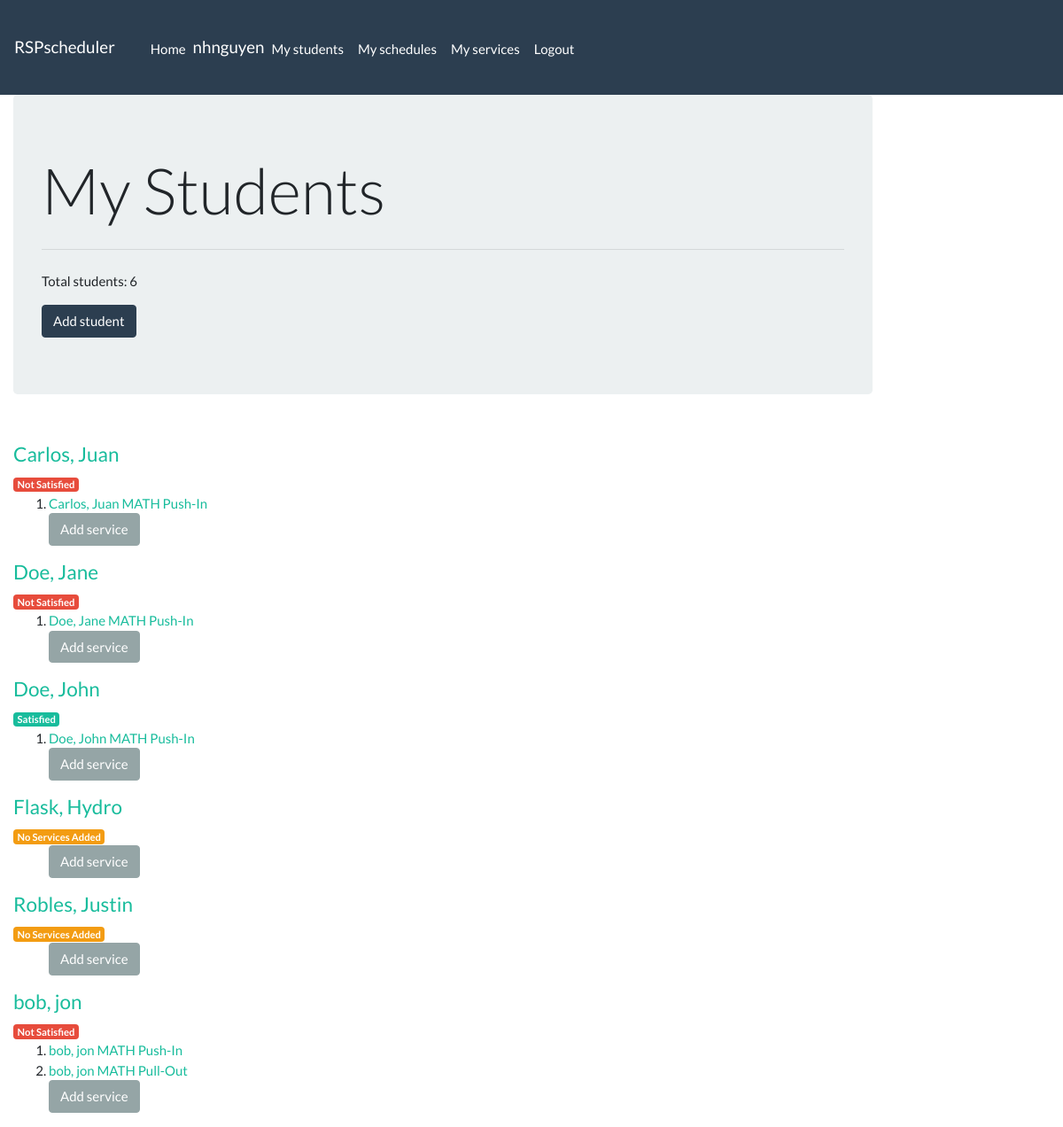
The app's page /app/studentlist/ (signed in), older data.
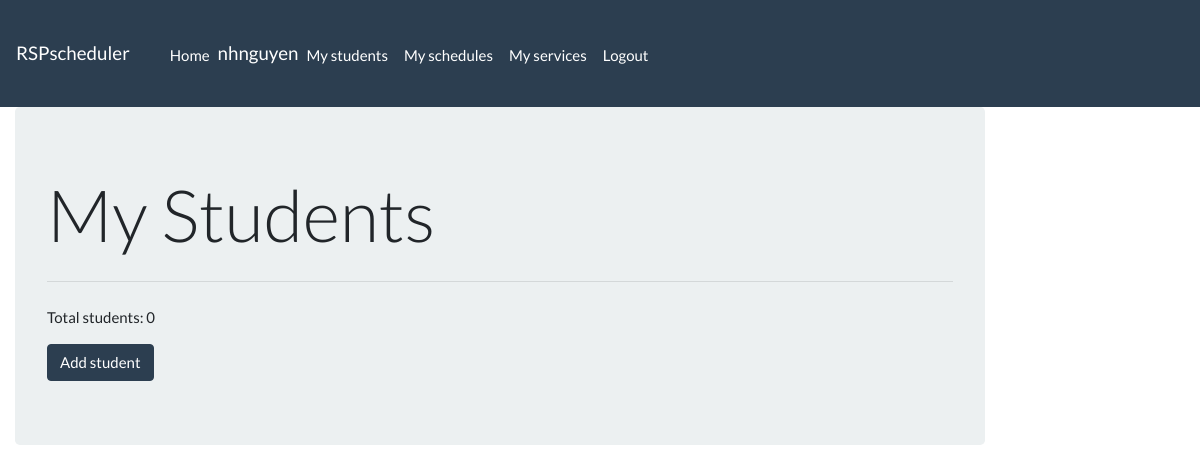
The same page, newer data.
### app/models.py (models this page shows)
class Student(models.Model):
    first_name = models.CharField(max_length=20, help_text='Enter First Name')
    middle_name = models.CharField(max_length=20, null=True, blank=True, help_text='Enter Middle Name')
    last_name = models.CharField(max_length=20, help_text='Enter Last Name')
    teacher = models.ForeignKey(User, on_delete=models.CASCADE, null=True)
    serviced = models.BooleanField(default=False, help_text='Check if the services for this student have been completed')
    id = models.UUIDField(primary_key=True, default=uuid.uuid4, help_text='Unique ID for this student')
    class Meta:
        ordering = ['last_name', 'first_name']
    def __str__(self):
        return f'{self.last_name}, {self.first_name}'
    def get_absolute_url(self):
        return reverse('student-detail', args=[str(self.id)])
    @property
    def is_serviced(self):
        for service in self.services.all():
            if not service.is_satisfied:
                return False
        return True

class Service(models.Model):
    student = models.ForeignKey('Student', related_name='services', on_delete=models.SET_NULL, null=True)
    SUBJECTS = (
        ('MATH', 'Math'),
        ('ELA', 'ELA')
        )
    subject = models.CharField(
        max_length=4,
        choices=SUBJECTS,
        default=None,
        help_text='Subject'
        )
    SERVICES = (
        ('Push-In', 'Push-In'),
        ('Pull-Out', 'Pull-Out')
        )
    service_type = models.CharField(
        max_length=8,
        choices=SERVICES,
        default=None,
        help_text='Service type'
        )
    total_time_req = models.IntegerField(help_text='Enter total time required')
    satisfied = models.BooleanField(help_text='Check if this service has been satisfied')
    def __str__(self):
        return f'{str(self.student)}\n{self.subject} {self.service_type}'
    def get_absolute_url(self):
        return reverse('service-detail', args=[str(self.id)])
    @property
    def is_satisfied(self):
        allocated_time= 0
        for serviceinstance in self.stud_serviceinstances.all():
            if serviceinstance.scheduled_for.active:
                if serviceinstance.duration:
                    allocated_time += serviceinstance.duration
        return allocated_time >= self.total_time_req

### app/views.py (the view)
# urls.py: path('studentlist/', staff_member_required(views.StudentListView.as_view()), name='student-list'),
class StudentListView(LoginRequiredMixin, generic.ListView):
    login_url = '/accounts/login/'
    model = Student
    def get_queryset(self):
        return Student.objects.filter(teacher=self.request.user)

### app/models.py (called while the page is built)
    @property
    def duration(self):
        if self.time_start != None and self.time_end != None:   # check because time_start and time_end can be blank
            start = timedelta(hours=self.time_start.hour, minutes=self.time_start.minute, seconds=self.time_start.second)
            end = timedelta(hours=self.time_end.hour, minutes=self.time_end.minute, seconds=self.time_end.second)
            if start.seconds // 3600 >= 12:
                start = timedelta(hours=((start.seconds//3600) - 12), minutes=((start.seconds%3600)//60), seconds=start.seconds%60)
            if end.seconds // 3600 >= 12:
                end = timedelta(hours=((end.seconds//3600) - 12), minutes=((end.seconds%3600)//60), seconds=end.seconds%60)
            time = end - start
            duration = abs(int(time.total_seconds() / 60))
            return duration

### app/templates/app/student_list.html
{% extends "base_template.html" %}
{% block content %}
    <div class="jumbotron">
        <h1 class="display-3">My Students</h1>
        <hr class="my-4">
        <p>Total students: {{student_list|length}}</p>
        <form action="{% url 'create-student'%}">
            <button type="submit" class="btn btn-primary">Add student</button>
        </form>
    </div>
    <br>
    {% if student_list %}
        {% for student in student_list %}
            <h4><a href="{{ student.get_absolute_url }}">{{student}}</a></h4>
            {% if student.services.all|length == 0 %}
                <span class="badge badge-warning">No Services Added</span>
            {% elif student.is_serviced %}
                <span class="badge badge-success">Satisfied</span>
            {% else %}
                <span class="badge badge-danger">Not Satisfied</span>
            {% endif %}
            <ol>
                {% for service in student.services.all %}
                    <li>
                        <a href="{{service.get_absolute_url}}">{{service}}</a>
                    </li>
                {% endfor %}
                {% if student.services.count < 4 %}
                    <form action="{% url 'create-service' student.id %}">
                        <button type="submit" class="btn btn-secondary">Add service</button>
                    </form>
                {% endif %}
            </ol>
        {% endfor %}
    {% endif %}
{% endblock %}

Row changes from the older to the newer data that the page shows:
removed Student: last_name+first_name "Carlos, Juan", shows "Not Satisfied", shows "Add service"
removed Service: student+subject+service_type "Carlos, Juan MATH Push-In", shown under "Carlos, Juan"
removed Student: last_name+first_name "Doe, Jane", shows "Not Satisfied", shows "Add service"
removed Service: student+subject+service_type "Doe, Jane MATH Push-In", shown under "Doe, Jane"
removed Student: last_name+first_name "Doe, John", shows "Satisfied", shows "Add service"
removed Service: student+subject+service_type "Doe, John MATH Push-In", shown under "Doe, John"
removed Student: last_name+first_name "Flask, Hydro", shows "No Services Added", shows "Add service"
removed Student: last_name+first_name "Robles, Justin", shows "No Services Added", shows "Add service"
removed Student: last_name+first_name "bob, jon", shows "Not Satisfied", shows "Add service"
removed Service: student+subject+service_type "bob, jon MATH Push-In", shown under "bob, jon"
removed Service: student+subject+service_type "bob, jon MATH Pull-Out", shown under "bob, jon"
Text that changed along with them:
{{ student_list|length }}: "6" → "0"
